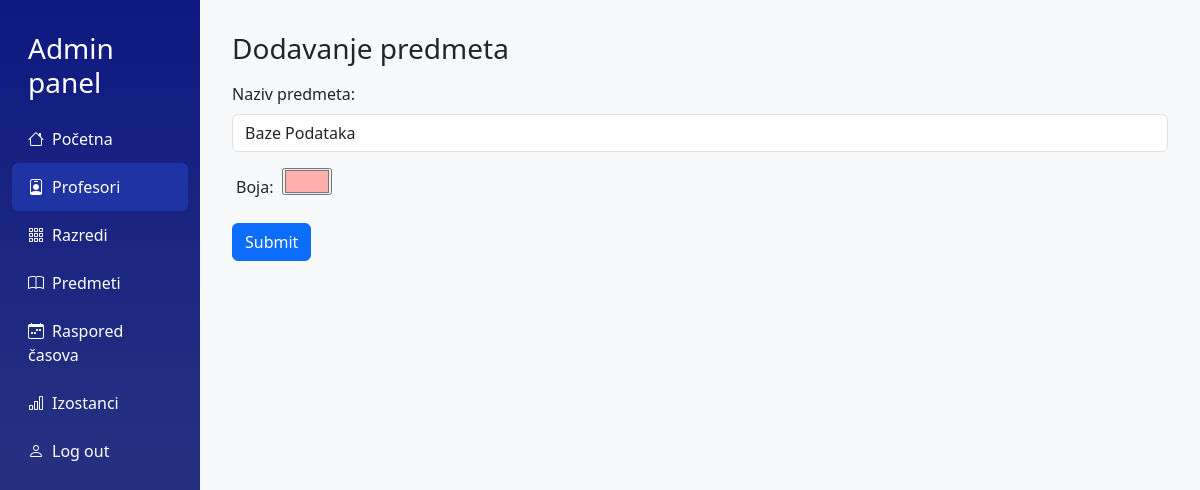
The page /admin/editpredmet.php?id=3 (signed in) on the database as committed earlier.
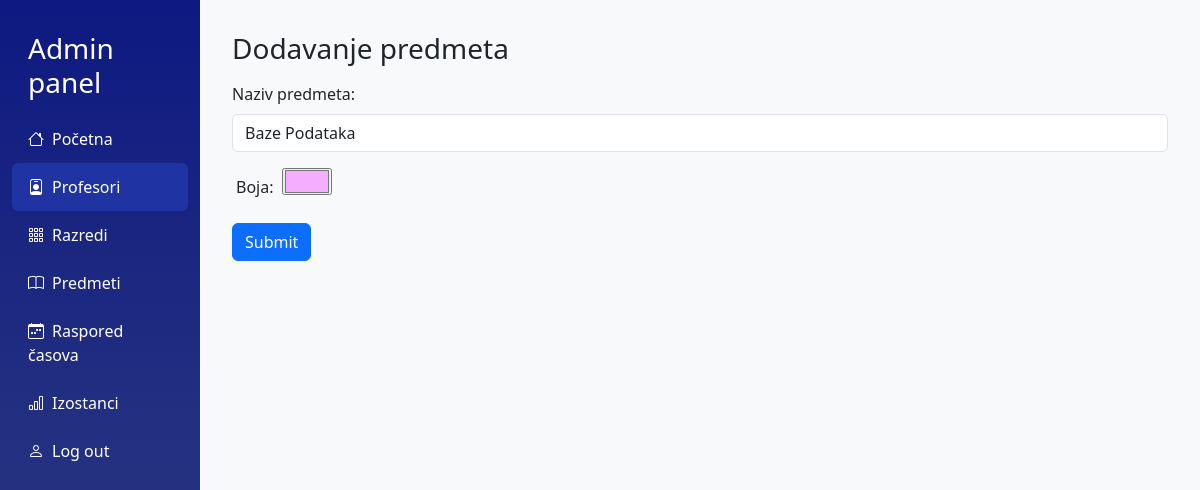
The same page on the database as committed later.
### tables this page shows
CREATE TABLE `predmet` (
  `predmet_id` int(11) NOT NULL,
  `ime_predmeta` varchar(75) DEFAULT NULL,
  `boja` varchar(10) DEFAULT NULL
);

### admin/editpredmet.php (the view, shortened to what this page needs)
<?php
    require_once("../includes/admincheck.php");
    $id=$_REQUEST['id'];
    $qSelect = $conn->prepare('SELECT * FROM predmet WHERE predmet_id = :id');
    $qSelect->bindParam(':id', $id);
    $qSelect->execute();
    $predmet = $qSelect->fetch(PDO::FETCH_ASSOC);
?>
<!DOCTYPE html>
<html lang="sr">
<head>
    <link href="https://cdn.jsdelivr.net/npm/bootstrap@5.3.3/dist/css/bootstrap.min.css" rel="stylesheet">
    <link href="https://cdn.jsdelivr.net/npm/bootstrap-icons/font/bootstrap-icons.css" rel="stylesheet">
    <link rel="stylesheet" href="../css/dashboard.css">
    <link rel="stylesheet" href="../css/kartica.css">
</head>
<body>
    <div class="container-fluid">
        <div class="row">
            <nav class="col-md-2 sidebar">
                <h5 class="px-3 fs-3 my-3">Admin panel</h5>
                <a href="dashboard.php"><i class="bi bi-house me-2"></i>Početna</a>
                <a href="prikaziprofesore.php" class="active"><i class="bi bi-person-badge me-2"></i>Profesori</a>
                <div class="dropdown-container">
                    <a href="#"><i class="bi bi-grid-3x3-gap me-2"></i>Razredi</a>
                </div>
                <a href="prikazipredmete.php"><i class="bi bi-book me-2"></i>Predmeti</a>
                <div class="dropdown-container">
                <a href="#"><i class="bi bi-calendar-week me-2"></i>Raspored časova</a>
            </div>
            <a href="#"><i class="bi bi-bar-chart me-2"></i>Izostanci</a>
            <a href="../logout.php"><i class="bi bi-person me-2"></i>Log out</a>
            </nav>
            <main class="col-md-10 content">
                <h3 class="text-align-center">Dodavanje predmeta</h3>
                <form action="" method="post">
                    <div class="mt-3">
                        <label for="naziv_predmeta" class="form-label">Naziv predmeta:</label>
                        <input type="text" name="naziv_predmeta" id="naziv_predmeta" class="form-control" placeholder="Naziv" value="<?php echo $predmet['ime_predmeta'];?>" required>
                    </div>
                    <div class="mt-3">
                        <label for="boja" class="form-label mx-1">Boja:</label>
                        <input type="color" name="boja" id="boja" value="<?php echo $predmet['boja'];?>">
                    </div>
                    <div class="mt-3">
                        <button type="submit" class="btn btn-primary" name="submit" id="submit">Submit</button>
                    </div>
                </form>
            </main>
        </div>
    </div>
</body>

Rows that differ between the two databases and show on the page:
changed predmet "Baze Podataka": boja "#ffadad" → "#f5adff"
